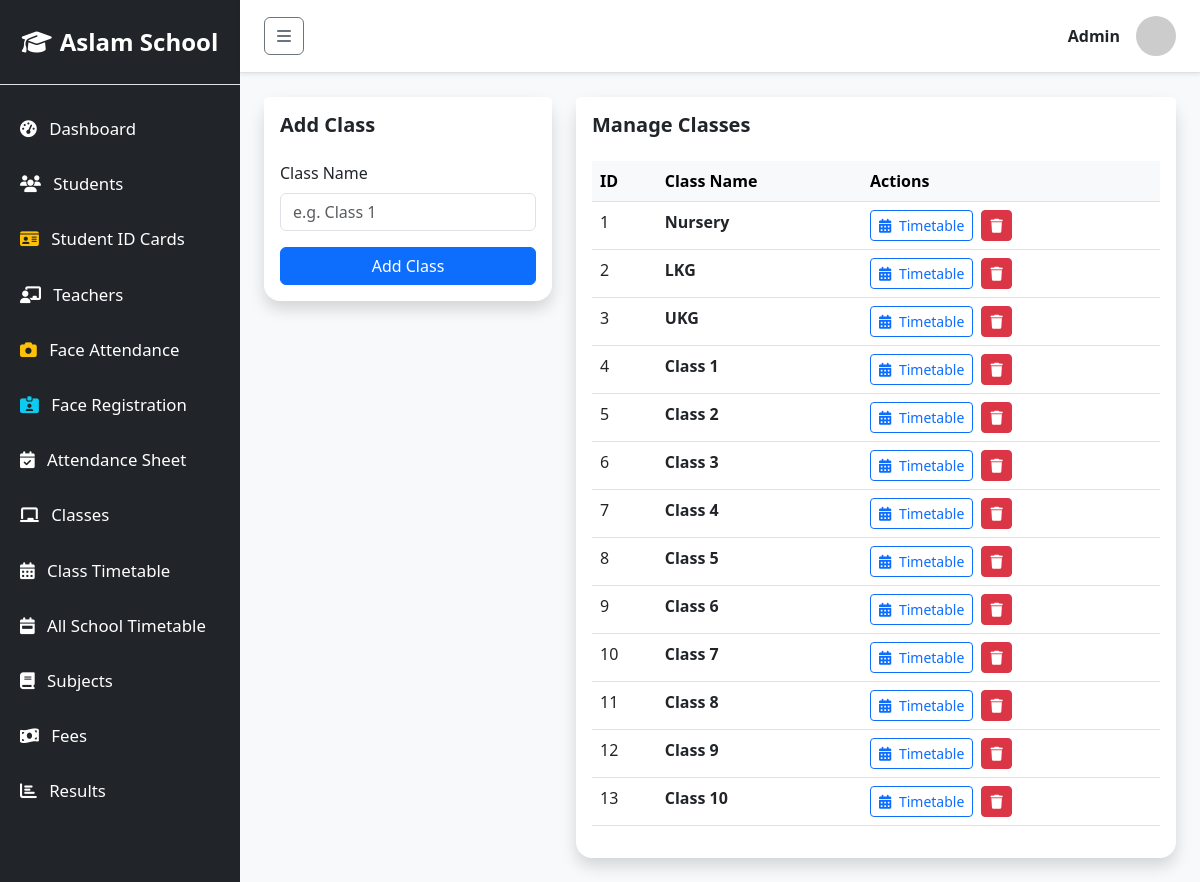
/classes/manage.php, run on the app's committed database.
### tables this page shows
CREATE TABLE `classes` (
  `id` int(11) NOT NULL AUTO_INCREMENT,
  `name` varchar(50) NOT NULL,
  PRIMARY KEY (`id`)
);

### classes/manage.php (the view, shortened to what this page needs)
<?php
require_once '../includes/db.php';
require_once '../includes/header.php';
?>
<div class="row">
    <div class="col-md-4">
        <div class="card shadow border-0 rounded-4 mb-4">
            <div class="card-header bg-white pt-3 pb-0 border-0">
                <h5 class="fw-bold">Add Class</h5>
            </div>
            <div class="card-body">
                <form method="POST">
                    <div class="mb-3">
                        <label class="form-label">Class Name</label>
                        <input type="text" name="name" class="form-control" required placeholder="e.g. Class 1">
                    </div>
                    <button type="submit" name="add_class" class="btn btn-primary w-100">Add Class</button>
                </form>
            </div>
        </div>
    </div>
    <div class="col-md-8">
        <div class="card shadow border-0 rounded-4">
            <div class="card-header bg-white pt-3 pb-0 border-0">
                <h5 class="fw-bold">Manage Classes</h5>
            </div>
            <div class="card-body">
                <table class="table table-hover">
                    <thead class="table-light">
                        <tr>
                            <th>ID</th>
                            <th>Class Name</th>
                            <th>Actions</th>
                        </tr>
                    </thead>
                    <tbody>
                        <?php
                        $classes = $conn->query("SELECT * FROM classes");
                        while($row = $classes->fetch_assoc()):
                        ?>
                        <tr>
                            <td><?= $row['id'] ?></td>
                            <td class="fw-bold"><?= htmlspecialchars($row['name']) ?></td>
                            <td>
                                <a href="timetable.php?class_id=<?= $row['id'] ?>" class="btn btn-sm btn-outline-primary"><i class="fa-solid fa-calendar-days me-1"></i> Timetable</a>
                                <a href="manage.php?delete=<?= $row['id'] ?>" class="btn btn-sm btn-danger ms-1" onclick="return confirm('Delete this class? This will delete all students and subjects linked to it!')"><i class="fa-solid fa-trash"></i></a>
                            </td>
                        </tr>
                        <?php endwhile; ?>
                    </tbody>
                </table>
            </div>
        </div>
    </div>
</div>
<?php require_once '../includes/footer.php'; ?>

### includes/header.php (shortened to what this page needs)
<!DOCTYPE html>
<html lang="en">
<head>
    <link href="https://cdn.jsdelivr.net/npm/bootstrap@5.3.0/dist/css/bootstrap.min.css" rel="stylesheet">
    <link href="https://cdnjs.cloudflare.com/ajax/libs/font-awesome/6.4.0/css/all.min.css" rel="stylesheet">
    <link href="/school/css/style.css" rel="stylesheet">
</head>
<body>
    <div class="d-flex" id="wrapper">
        <div class="bg-dark text-white border-right" id="sidebar-wrapper">
            <div class="sidebar-heading text-center py-4 fs-4 fw-bold border-bottom">
                <i class="fa-solid fa-graduation-cap me-2"></i>Aslam School
            </div>
            <div class="list-group list-group-flush mt-3">
                <a href="/school/dashboard.php" class="list-group-item list-group-item-action bg-dark text-white">
                    <i class="fa-solid fa-tachometer-alt me-2"></i> Dashboard
                </a>
                <a href="/school/students/manage.php" class="list-group-item list-group-item-action bg-dark text-white">
                    <i class="fa-solid fa-users me-2"></i> Students
                </a>
                <a href="/school/students/id_card.php" class="list-group-item list-group-item-action bg-dark text-white">
                    <i class="fa-solid fa-id-card me-2 text-warning"></i> Student ID Cards
                </a>
                <a href="/school/teachers/manage.php" class="list-group-item list-group-item-action bg-dark text-white">
                    <i class="fa-solid fa-chalkboard-user me-2"></i> Teachers
                </a>
                <a href="/school/attendance/face_attendance.php" class="list-group-item list-group-item-action bg-dark text-white">
                    <i class="fa-solid fa-camera me-2 text-warning"></i> Face Attendance
                </a>
                <a href="/school/attendance/face_register.php" class="list-group-item list-group-item-action bg-dark text-white">
                    <i class="fa-solid fa-id-card-clip me-2 text-info"></i> Face Registration
                </a>
                <a href="/school/attendance/manage.php" class="list-group-item list-group-item-action bg-dark text-white">
                    <i class="fa-solid fa-calendar-check me-2"></i> Attendance Sheet
                </a>
                <a href="/school/classes/manage.php" class="list-group-item list-group-item-action bg-dark text-white">
                    <i class="fa-solid fa-chalkboard me-2"></i> Classes
                </a>
                <a href="/school/classes/timetable.php" class="list-group-item list-group-item-action bg-dark text-white">
                    <i class="fa-solid fa-calendar-days me-2"></i> Class Timetable
                </a>
                <a href="/school/classes/all_timetable.php" class="list-group-item list-group-item-action bg-dark text-white">
                    <i class="fa-solid fa-calendar-week me-2"></i> All School Timetable
                </a>
                <a href="/school/subjects/manage.php" class="list-group-item list-group-item-action bg-dark text-white">
                    <i class="fa-solid fa-book me-2"></i> Subjects
                </a>
                <a href="/school/fees/manage.php" class="list-group-item list-group-item-action bg-dark text-white">
                    <i class="fa-solid fa-money-bill-wave me-2"></i> Fees
                </a>
                <a href="/school/results/manage.php" class="list-group-item list-group-item-action bg-dark text-white">
                    <i class="fa-solid fa-chart-bar me-2"></i> Results
                </a>
            </div>
        </div>
        <div id="page-content-wrapper" class="w-100 bg-light">
            <nav class="navbar navbar-expand-lg navbar-light bg-white border-bottom shadow-sm px-4 py-3">
                <button class="btn btn-outline-secondary" id="menu-toggle"><i class="fa-solid fa-bars"></i></button>
                <div class="ms-auto d-flex align-items-center">
                    <span class="me-3 fw-bold"><?= htmlspecialchars($_SESSION['user_name']) ?></span>
                    <img src="https://ui-avatars.com/api/?name=<?= urlencode($_SESSION['user_name']) ?>&background=random" class="rounded-circle" width="40" height="40" alt="User">
                </div>
            </nav>
            <div class="container-fluid p-4">

### includes/footer.php (shortened to what this page needs)
            </div>
        </div>
    </div>
</body>
</html>

### css/style.css (style rules this page uses)
#wrapper { overflow-x: hidden; min-height: 100vh; }
#sidebar-wrapper { min-height: 100vh; margin-left: -15rem; transition: margin .25s ease-out; width: 15rem; }
#sidebar-wrapper .sidebar-heading { padding: 0.875rem 1.25rem; font-size: 1.2rem; }
#sidebar-wrapper .list-group { width: 15rem; }
#page-content-wrapper { min-width: 100vw; }
@media (min-width: 768px) { #sidebar-wrapper { margin-left: 0; } }
@media (min-width: 768px) { #page-content-wrapper { min-width: 0; width: 100%; } }
.list-group-item { border: none; padding: 15px 20px; font-size: 1.05rem; transition: all 0.3s; }

### data on the page
classes: id "1", name "Nursery"
classes: id "2", name "LKG"
classes: id "3", name "UKG"
classes: id "4", name "Class 1"
classes: id "5", name "Class 2"
classes: id "6", name "Class 3"
classes: id "7", name "Class 4"
classes: id "8", name "Class 5"
classes: id "9", name "Class 6"
classes: id "10", name "Class 7"
classes: id "11", name "Class 8"
classes: id "12", name "Class 9"
classes: id "13", name "Class 10"

### other printed values
$_SESSION['user_name'] "Admin"
